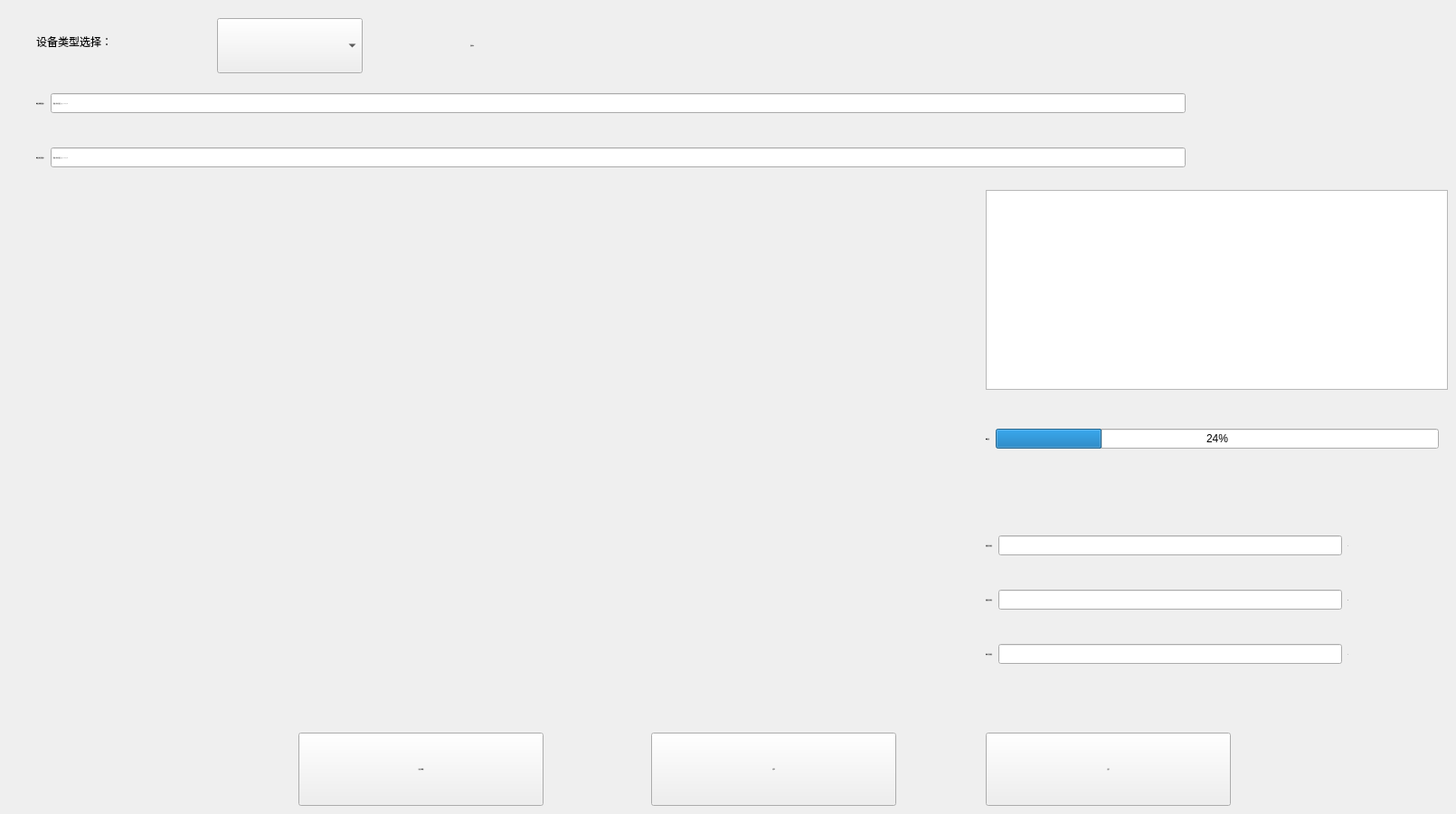
      <widget class="QWidget" name="autoMeasure">
       <attribute name="title">
        <string>自动测量</string>
       </attribute>
       <widget class="QPushButton" name="startCalibrationButton">
        <property name="geometry">
         <rect>
          <x>330</x>
          <y>810</y>
          <width>271</width>
          <height>81</height>
         </rect>
        </property>
        <property name="font">
         <font>
          <family>PingFang SC Regular</family>
          <pointsize>-1</pointsize>
          <italic>false</italic>
          <bold>false</bold>
          <kerning>true</kerning>
         </font>
        </property>
        <property name="styleSheet">
         <string notr="true"/>
        </property>
        <property name="text">
         <string>开始自动测量</string>
        </property>
       </widget>
       <widget class="QWidget" name="layoutWidget">
        <property name="geometry">
         <rect>
          <x>1090</x>
          <y>450</y>
          <width>501</width>
          <height>71</height>
         </rect>
        </property>
        <layout class="QHBoxLayout" name="horizontalLayout_13">
         <item>
          <widget class="QLabel" name="label_3">
           <property name="font">
            <font>
             <family>PingFang SC Regular</family>
             <pointsize>-1</pointsize>
             <italic>false</italic>
             <bold>false</bold>
             <kerning>true</kerning>
            </font>
           </property>
           <property name="text">
            <string>测量进度：</string>
           </property>
          </widget>
         </item>
         <item>
          <widget class="QProgressBar" name="calibrationProgressBar">
           <property name="value">
            <number>24</number>
           </property>
           <property name="format">
            <string>%p%</string>
           </property>
          </widget>
         </item>
        </layout>
       </widget>
       <widget class="QLabel" name="label_26">
        <property name="geometry">
         <rect>
          <x>40</x>
          <y>20</y>
          <width>201</width>
          <height>51</height>
         </rect>
        </property>
        <property name="text">
         <string>设备类型选择：</string>
        </property>
       </widget>
       <widget class="QComboBox" name="calibrationTypeComboBox">
        <property name="geometry">
         <rect>
          <x>240</x>
          <y>20</y>
          <width>161</width>
          <height>61</height>
         </rect>
        </property>
       </widget>
       <widget class="QPushButton" name="pauseResumeButton">
        <property name="geometry">
         <rect>
          <x>720</x>
          <y>810</y>
          <width>271</width>
          <height>81</height>
         </rect>
        </property>
        <property name="font">
         <font>
          <family>PingFang SC Regular</family>
          <pointsize>-1</pointsize>
          <italic>false</italic>
          <bold>false</bold>
          <kerning>true</kerning>
         </font>
        </property>
        <property name="styleSheet">
         <string notr="true"/>
        </property>
        <property name="text">
         <string>暂停</string>
        </property>
       </widget>
       <widget class="QPushButton" name="cancelButton">
        <property name="geometry">
         <rect>
          <x>1090</x>
          <y>810</y>
          <width>271</width>
          <height>81</height>
         </rect>
        </property>
        <property name="font">
         <font>
          <family>PingFang SC Regular</family>
          <pointsize>-1</pointsize>
          <italic>false</italic>
          <bold>false</bold>
          <kerning>true</kerning>
         </font>
        </property>
        <property name="styleSheet">
         <string notr="true"/>
        </property>
        <property name="text">
         <string>取消</string>
        </property>
       </widget>
       <widget class="QLabel" name="statusLabel_3">
        <property name="geometry">
         <rect>
          <x>520</x>
          <y>30</y>
          <width>341</width>
          <height>41</height>
         </rect>
        </property>
        <property name="font">
         <font>
          <family>PingFang SC Regular</family>
          <pointsize>-1</pointsize>
          <italic>false</italic>
          <bold>false</bold>
          <kerning>true</kerning>
         </font>
        </property>
        <property name="styleSheet">
         <string notr="true"/>
        </property>
        <property name="text">
         <string>当前状态：</string>
        </property>
        <property name="wordWrap">
         <bool>true</bool>
        </property>
       </widget>
       <widget class="QTextEdit" name="operationLogTextEdit">
        <property name="geometry">
         <rect>
          <x>1090</x>
          <y>210</y>
          <width>511</width>
          <height>221</height>
         </rect>
        </property>
       </widget>
       <widget class="QWidget" name="layoutWidget">
        <property name="geometry">
         <rect>
          <x>40</x>
          <y>90</y>
          <width>1271</width>
          <height>49</height>
         </rect>
        </property>
        <layout class="QHBoxLayout" name="horizontalLayout_3">
         <item>
          <widget class="QLabel" name="label">
           <property name="font">
            <font>
             <family>PingFang SC Regular</family>
             <pointsize>-1</pointsize>
             <italic>false</italic>
             <bold>false</bold>
             <kerning>true</kerning>
            </font>
           </property>
           <property name="autoFillBackground">
            <bool>false</bool>
           </property>
           <property name="styleSheet">
            <string notr="true">#label, #label_2, #progressLabel {
    color: #333333;
}</string>
           </property>
           <property name="text">
            <string>测量点建模温度输入：</string>
           </property>
          </widget>
         </item>
         <item>
          <widget class="QLineEdit" name="blackbodyModelingTempInput">
           <property name="font">
            <font>
             <family>PingFang SC Regular</family>
             <pointsize>-1</pointsize>
             <italic>false</italic>
             <bold>false</bold>
             <kerning>true</kerning>
            </font>
           </property>
           <property name="styleSheet">
            <string notr="true">#blackbodyTempInput, #humidityTempHumidityInput {
    background-color: #f0f0f0;
    border: 1px solid #cccccc;
    border-radius: 3px;
    padding: 5px;
}</string>
           </property>
           <property name="placeholderText">
            <string>请输入黑体炉温度，如：10,20,30,40</string>
           </property>
          </widget>
         </item>
        </layout>
       </widget>
       <widget class="QWidget" name="layoutWidget">
        <property name="geometry">
         <rect>
          <x>1090</x>
          <y>580</y>
          <width>401</width>
          <height>46</height>
         </rect>
        </property>
        <layout class="QHBoxLayout" name="horizontalLayout_14">
         <item>
          <widget class="QLabel" name="currentTempLabel_2">
           <property name="font">
            <font>
             <family>PingFang SC Regular</family>
             <pointsize>-1</pointsize>
             <italic>false</italic>
             <bold>false</bold>
             <kerning>true</kerning>
            </font>
           </property>
           <property name="text">
            <string>恒温箱当前温度：</string>
           </property>
          </widget>
         </item>
         <item>
          <widget class="QLineEdit" name="currentTempDisplay_2"/>
         </item>
         <item>
          <widget class="QLabel" name="tempUnitLabel_3">
           <property name="font">
            <font>
             <family>PingFang SC Regular</family>
             <pointsize>-1</pointsize>
             <italic>false</italic>
             <bold>false</bold>
             <kerning>true</kerning>
            </font>
           </property>
           <property name="text">
            <string>℃</string>
           </property>
          </widget>
         </item>
        </layout>
       </widget>
       <widget class="QWidget" name="layoutWidget">
        <property name="geometry">
         <rect>
          <x>1090</x>
          <y>640</y>
          <width>401</width>
          <height>46</height>
         </rect>
        </property>
        <layout class="QHBoxLayout" name="horizontalLayout_15">
         <item>
          <widget class="QLabel" name="currentHumLabel_3">
           <property name="font">
            <font>
             <family>PingFang SC Regular</family>
             <pointsize>-1</pointsize>
             <italic>false</italic>
             <bold>false</bold>
             <kerning>true</kerning>
            </font>
           </property>
           <property name="text">
            <string>恒温箱当前湿度：</string>
           </property>
          </widget>
         </item>
         <item>
          <widget class="QLineEdit" name="currentHumDisplay"/>
         </item>
         <item>
          <widget class="QLabel" name="HumUnitLabel_1">
           <property name="font">
            <font>
             <family>PingFang SC Regular</family>
             <pointsize>-1</pointsize>
             <italic>false</italic>
             <bold>false</bold>
             <kerning>true</kerning>
            </font>
           </property>
           <property name="text">
            <string>%</string>
           </property>
          </widget>
         </item>
        </layout>
       </widget>
       <widget class="QWidget" name="layoutWidget">
        <property name="geometry">
         <rect>
          <x>1090</x>
          <y>700</y>
          <width>401</width>
          <height>46</height>
         </rect>
        </property>
        <layout class="QHBoxLayout" name="horizontalLayout_26">
         <item>
          <widget class="QLabel" name="currentTempLabel_5">
           <property name="font">
            <font>
             <family>PingFang SC Regular</family>
             <pointsize>-1</pointsize>
             <italic>false</italic>
             <bold>false</bold>
             <kerning>true</kerning>
            </font>
           </property>
           <property name="text">
            <string>黑体炉当前温度：</string>
           </property>
          </widget>
         </item>
         <item>
          <widget class="QLineEdit" name="currentTempDisplay"/>
         </item>
         <item>
          <widget class="QLabel" name="tempUnitLabel">
           <property name="font">
            <font>
             <family>PingFang SC Regular</family>
             <pointsize>-1</pointsize>
             <italic>false</italic>
             <bold>false</bold>
             <kerning>true</kerning>
            </font>
           </property>
           <property name="text">
            <string>℃</string>
           </property>
          </widget>
         </item>
        </layout>
       </widget>
       <widget class="QWidget" name="chartContainer" native="true">
        <property name="geometry">
         <rect>
          <x>50</x>
          <y>220</y>
          <width>1001</width>
          <height>581</height>
         </rect>
        </property>
       </widget>
       <widget class="QWidget" name="layoutWidget_3">
        <property name="geometry">
         <rect>
          <x>40</x>
          <y>150</y>
          <width>1271</width>
          <height>49</height>
         </rect>
        </property>
        <layout class="QHBoxLayout" name="horizontalLayout_22">
         <item>
          <widget class="QLabel" name="label_2">
           <property name="font">
            <font>
             <family>PingFang SC Regular</family>
             <pointsize>-1</pointsize>
             <italic>false</italic>
             <bold>false</bold>
             <kerning>true</kerning>
            </font>
           </property>
           <property name="autoFillBackground">
            <bool>false</bool>
           </property>
           <property name="styleSheet">
            <string notr="true">#label, #label_2, #progressLabel {
    color: #333333;
}</string>
           </property>
           <property name="text">
            <string>测量点验证温度输入：</string>
           </property>
          </widget>
         </item>
         <item>
          <widget class="QLineEdit" name="blackbodyVerifyTempInput">
           <property name="font">
            <font>
             <family>PingFang SC Regular</family>
             <pointsize>-1</pointsize>
             <italic>false</italic>
             <bold>false</bold>
             <kerning>true</kerning>
            </font>
           </property>
           <property name="styleSheet">
            <string notr="true">#blackbodyTempInput, #humidityTempHumidityInput {
    background-color: #f0f0f0;
    border: 1px solid #cccccc;
    border-radius: 3px;
    padding: 5px;
}</string>
           </property>
           <property name="placeholderText">
            <string>请输入黑体炉温度，如：10,20,30,40</string>
           </property>
          </widget>
         </item>
        </layout>
       </widget>
      </widget>
